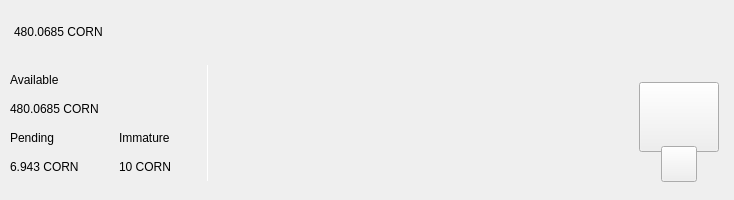
<?xml version="1.0" encoding="UTF-8"?>
<ui version="4.0">
 <class>TopBar</class>
 <widget class="QWidget" name="TopBar">
  <property name="geometry">
   <rect>
    <x>0</x>
    <y>0</y>
    <width>734</width>
    <height>200</height>
   </rect>
  </property>
  <property name="minimumSize">
   <size>
    <width>0</width>
    <height>200</height>
   </size>
  </property>
  <property name="maximumSize">
   <size>
    <width>16777215</width>
    <height>200</height>
   </size>
  </property>
  <property name="windowTitle">
   <string>Form</string>
  </property>
  <layout class="QVBoxLayout" name="verticalLayout_10" stretch="0">
   <property name="spacing">
    <number>0</number>
   </property>
   <property name="leftMargin">
    <number>0</number>
   </property>
   <property name="topMargin">
    <number>0</number>
   </property>
   <property name="rightMargin">
    <number>0</number>
   </property>
   <property name="bottomMargin">
    <number>0</number>
   </property>
   <item>
    <widget class="QWidget" name="containerTop" native="true">
     <layout class="QVBoxLayout" name="verticalLayout_11">
      <property name="spacing">
       <number>0</number>
      </property>
      <property name="leftMargin">
       <number>0</number>
      </property>
      <property name="topMargin">
       <number>0</number>
      </property>
      <property name="rightMargin">
       <number>0</number>
      </property>
      <property name="bottomMargin">
       <number>0</number>
      </property>
      <item>
       <widget class="QWidget" name="top_container_2" native="true">
        <property name="minimumSize">
         <size>
          <width>0</width>
          <height>65</height>
         </size>
        </property>
        <layout class="QHBoxLayout" name="top_container">
         <property name="spacing">
          <number>0</number>
         </property>
         <property name="leftMargin">
          <number>14</number>
         </property>
         <property name="topMargin">
          <number>0</number>
         </property>
         <property name="rightMargin">
          <number>14</number>
         </property>
         <property name="bottomMargin">
          <number>0</number>
         </property>
         <item alignment="Qt::AlignVCenter">
          <widget class="QWidget" name="widgetTopAmount" native="true">
           <property name="sizePolicy">
            <sizepolicy hsizetype="Preferred" vsizetype="Maximum">
             <horstretch>0</horstretch>
             <verstretch>0</verstretch>
            </sizepolicy>
           </property>
           <layout class="QHBoxLayout" name="horizontalLayout_5">
            <property name="spacing">
             <number>0</number>
            </property>
            <property name="leftMargin">
             <number>0</number>
            </property>
            <property name="topMargin">
             <number>0</number>
            </property>
            <property name="rightMargin">
             <number>0</number>
            </property>
            <property name="bottomMargin">
             <number>0</number>
            </property>
            <item alignment="Qt::AlignTop">
             <widget class="QLabel" name="labelAmountTopCorn">
              <property name="minimumSize">
               <size>
                <width>0</width>
                <height>36</height>
               </size>
              </property>
              <property name="styleSheet">
               <string notr="true">padding:0px;margin:0px;</string>
              </property>
              <property name="text">
               <string>480.0685 CORN</string>
              </property>
             </widget>
            </item>
            <item>
             <spacer name="horizontalSpacer_11">
              <property name="orientation">
               <enum>Qt::Horizontal</enum>
              </property>
              <property name="sizeType">
               <enum>QSizePolicy::Fixed</enum>
              </property>
              <property name="sizeHint" stdset="0">
               <size>
                <width>20</width>
                <height>20</height>
               </size>
              </property>
             </spacer>
            </item>
           </layout>
          </widget>
         </item>
         <item>
          <spacer name="horizontalSpacer">
           <property name="orientation">
            <enum>Qt::Horizontal</enum>
           </property>
           <property name="sizeHint" stdset="0">
            <size>
             <width>40</width>
             <height>20</height>
            </size>
           </property>
          </spacer>
         </item>
         <item>
          <layout class="QHBoxLayout" name="horizontalLayout_4">
           <property name="spacing">
            <number>12</number>
           </property>
           <property name="rightMargin">
            <number>0</number>
           </property>
           <item alignment="Qt::AlignRight">
            <widget class="QWidget" name="layoutSync" native="true">
             <property name="minimumSize">
              <size>
               <width>0</width>
               <height>36</height>
              </size>
             </property>
             <property name="maximumSize">
              <size>
               <width>16777215</width>
               <height>36</height>
              </size>
             </property>
             <layout class="QVBoxLayout" name="verticalLayout_9">
              <property name="leftMargin">
               <number>0</number>
              </property>
              <property name="topMargin">
               <number>0</number>
              </property>
              <property name="rightMargin">
               <number>0</number>
              </property>
              <property name="bottomMargin">
               <number>0</number>
              </property>
              <item>
               <widget class="ExpandableButton" name="pushButtonSync" native="true">
                <property name="minimumSize">
                 <size>
                  <width>36</width>
                  <height>36</height>
                 </size>
                </property>
                <property name="maximumSize">
                 <size>
                  <width>16777215</width>
                  <height>36</height>
                 </size>
                </property>
               </widget>
              </item>
             </layout>
            </widget>
           </item>
           <item>
            <widget class="ExpandableButton" name="pushButtonMint" native="true">
             <property name="minimumSize">
              <size>
               <width>36</width>
               <height>36</height>
              </size>
             </property>
            </widget>
           </item>
           <item>
            <widget class="ExpandableButton" name="pushButtonStack" native="true">
             <property name="minimumSize">
              <size>
               <width>36</width>
               <height>36</height>
              </size>
             </property>
            </widget>
           </item>
           <item>
            <widget class="ExpandableButton" name="pushButtonConnection" native="true">
             <property name="minimumSize">
              <size>
               <width>36</width>
               <height>36</height>
              </size>
             </property>
            </widget>
           </item>
           <item>
            <widget class="ExpandableButton" name="pushButtonLock" native="true">
             <property name="sizePolicy">
              <sizepolicy hsizetype="Expanding" vsizetype="Expanding">
               <horstretch>0</horstretch>
               <verstretch>0</verstretch>
              </sizepolicy>
             </property>
             <property name="minimumSize">
              <size>
               <width>36</width>
               <height>0</height>
              </size>
             </property>
            </widget>
           </item>
           <item>
            <widget class="ExpandableButton" name="pushButtonTheme" native="true">
             <property name="minimumSize">
              <size>
               <width>36</width>
               <height>36</height>
              </size>
             </property>
             <property name="maximumSize">
              <size>
               <width>16777215</width>
               <height>36</height>
              </size>
             </property>
            </widget>
           </item>
           <item>
            <widget class="ExpandableButton" name="pushButtonFAQ" native="true">
             <property name="minimumSize">
              <size>
               <width>36</width>
               <height>36</height>
              </size>
             </property>
            </widget>
           </item>
          </layout>
         </item>
        </layout>
       </widget>
      </item>
      <item>
       <widget class="QWidget" name="bottom_container" native="true">
        <property name="minimumSize">
         <size>
          <width>0</width>
          <height>135</height>
         </size>
        </property>
        <layout class="QHBoxLayout" name="botton_container">
         <property name="leftMargin">
          <number>10</number>
         </property>
         <property name="topMargin">
          <number>0</number>
         </property>
         <property name="rightMargin">
          <number>10</number>
         </property>
         <property name="bottomMargin">
          <number>10</number>
         </property>
         <item>
          <layout class="QHBoxLayout" name="horizontalLayout_3">
           <property name="bottomMargin">
            <number>9</number>
           </property>
           <item>
            <layout class="QVBoxLayout" name="verticalLayout_7">
             <property name="spacing">
              <number>0</number>
             </property>
             <property name="leftMargin">
              <number>0</number>
             </property>
             <property name="rightMargin">
              <number>30</number>
             </property>
             <item>
              <layout class="QVBoxLayout" name="verticalLayout_2">
               <item>
                <widget class="QLabel" name="labelTitle1">
                 <property name="text">
                  <string>Available</string>
                 </property>
                </widget>
               </item>
               <item>
                <widget class="QLabel" name="labelAmountCorn">
                 <property name="text">
                  <string>480.0685 CORN</string>
                 </property>
                </widget>
               </item>
              </layout>
             </item>
             <item>
              <layout class="QHBoxLayout" name="horizontalLayout_2">
               <property name="spacing">
                <number>0</number>
               </property>
               <item>
                <layout class="QVBoxLayout" name="verticalLayout_3">
                 <item>
                  <widget class="QLabel" name="labelTitle3">
                   <property name="text">
                    <string>Pending</string>
                   </property>
                  </widget>
                 </item>
                 <item>
                  <widget class="QLabel" name="labelPendingCorn">
                   <property name="text">
                    <string>6.943 CORN</string>
                   </property>
                  </widget>
                 </item>
                </layout>
               </item>
               <item>
                <spacer name="horizontalSpacer_3">
                 <property name="orientation">
                  <enum>Qt::Horizontal</enum>
                 </property>
                 <property name="sizeType">
                  <enum>QSizePolicy::Fixed</enum>
                 </property>
                 <property name="sizeHint" stdset="0">
                  <size>
                   <width>40</width>
                   <height>20</height>
                  </size>
                 </property>
                </spacer>
               </item>
               <item>
                <layout class="QVBoxLayout" name="verticalLayout_4">
                 <item>
                  <widget class="QLabel" name="labelTitle4">
                   <property name="text">
                    <string>Immature</string>
                   </property>
                  </widget>
                 </item>
                 <item>
                  <widget class="QLabel" name="labelImmatureCorn">
                   <property name="text">
                    <string>10 CORN</string>
                   </property>
                  </widget>
                 </item>
                </layout>
               </item>
              </layout>
             </item>
            </layout>
           </item>
           <item>
            <widget class="QLabel" name="label_9">
             <property name="minimumSize">
              <size>
               <width>1</width>
               <height>100</height>
              </size>
             </property>
             <property name="maximumSize">
              <size>
               <width>1</width>
               <height>16777215</height>
              </size>
             </property>
             <property name="styleSheet">
              <string notr="true">background-color:white;
padding:0px;
border:none;</string>
             </property>
             <property name="text">
              <string/>
             </property>
            </widget>
           </item>
          </layout>
         </item>
         <item>
          <spacer name="horizontalSpacer_2">
           <property name="orientation">
            <enum>Qt::Horizontal</enum>
           </property>
           <property name="sizeHint" stdset="0">
            <size>
             <width>40</width>
             <height>20</height>
            </size>
           </property>
          </spacer>
         </item>
         <item alignment="Qt::AlignHCenter|Qt::AlignVCenter">
          <widget class="QWidget" name="qrContainer" native="true">
           <property name="sizePolicy">
            <sizepolicy hsizetype="Preferred" vsizetype="Minimum">
             <horstretch>0</horstretch>
             <verstretch>0</verstretch>
            </sizepolicy>
           </property>
           <property name="minimumSize">
            <size>
             <width>90</width>
             <height>110</height>
            </size>
           </property>
           <property name="maximumSize">
            <size>
             <width>90</width>
             <height>110</height>
            </size>
           </property>
           <layout class="QVBoxLayout" name="containerQR">
            <property name="spacing">
             <number>0</number>
            </property>
            <property name="leftMargin">
             <number>5</number>
            </property>
            <property name="topMargin">
             <number>10</number>
            </property>
            <property name="rightMargin">
             <number>5</number>
            </property>
            <property name="bottomMargin">
             <number>0</number>
            </property>
            <item>
             <widget class="QPushButton" name="btnQr">
              <property name="minimumSize">
               <size>
                <width>70</width>
                <height>70</height>
               </size>
              </property>
              <property name="maximumSize">
               <size>
                <width>16777215</width>
                <height>70</height>
               </size>
              </property>
              <property name="text">
               <string/>
              </property>
              <property name="iconSize">
               <size>
                <width>70</width>
                <height>70</height>
               </size>
              </property>
             </widget>
            </item>
            <item>
             <spacer name="verticalSpacer">
              <property name="orientation">
               <enum>Qt::Vertical</enum>
              </property>
              <property name="sizeType">
               <enum>QSizePolicy::Fixed</enum>
              </property>
              <property name="sizeHint" stdset="0">
               <size>
                <width>20</width>
                <height>20</height>
               </size>
              </property>
             </spacer>
            </item>
            <item alignment="Qt::AlignHCenter|Qt::AlignBottom">
             <widget class="QPushButton" name="pushButtonQR">
              <property name="minimumSize">
               <size>
                <width>36</width>
                <height>36</height>
               </size>
              </property>
              <property name="maximumSize">
               <size>
                <width>36</width>
                <height>36</height>
               </size>
              </property>
              <property name="text">
               <string/>
              </property>
             </widget>
            </item>
           </layout>
          </widget>
         </item>
        </layout>
       </widget>
      </item>
     </layout>
    </widget>
   </item>
  </layout>
 </widget>
 <customwidgets>
  <customwidget>
   <class>ExpandableButton</class>
   <extends>QWidget</extends>
   <header>qt/bitcorn/expandablebutton.h</header>
   <container>1</container>
  </customwidget>
 </customwidgets>
 <resources/>
 <connections/>
</ui>
